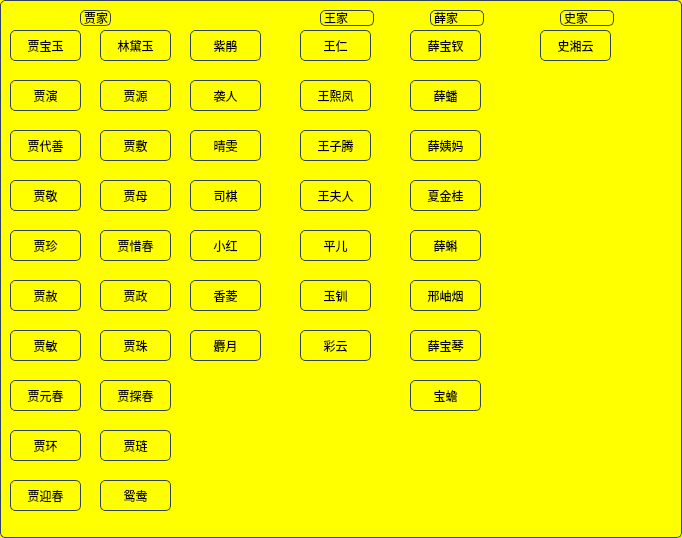
<?xml version="1.0" encoding="UTF-8"?>
<ui version="4.0">
 <class>Characterwindow</class>
 <widget class="QWidget" name="Characterwindow">
  <property name="geometry">
   <rect>
    <x>0</x>
    <y>0</y>
    <width>682</width>
    <height>538</height>
   </rect>
  </property>
  <property name="windowTitle">
   <string>Form</string>
  </property>
  <property name="styleSheet">
   <string notr="true">border-image:url(:/back/6.jpg);
    border: 1px solid #32435E;
    background:rgb(255, 255, 0);
    border-radius: 5px;
</string>
  </property>
  <widget class="QPushButton" name="c15">
   <property name="geometry">
    <rect>
     <x>10</x>
     <y>30</y>
     <width>71</width>
     <height>31</height>
    </rect>
   </property>
   <property name="styleSheet">
    <string notr="true">font: 10pt &quot;楷体&quot;;</string>
   </property>
   <property name="text">
    <string>贾宝玉</string>
   </property>
  </widget>
  <widget class="QPushButton" name="c1">
   <property name="geometry">
    <rect>
     <x>100</x>
     <y>30</y>
     <width>71</width>
     <height>31</height>
    </rect>
   </property>
   <property name="styleSheet">
    <string notr="true">font: 10pt &quot;楷体&quot;;</string>
   </property>
   <property name="text">
    <string>林黛玉</string>
   </property>
  </widget>
  <widget class="QPushButton" name="c35">
   <property name="geometry">
    <rect>
     <x>410</x>
     <y>30</y>
     <width>71</width>
     <height>31</height>
    </rect>
   </property>
   <property name="styleSheet">
    <string notr="true">font: 10pt &quot;楷体&quot;;</string>
   </property>
   <property name="text">
    <string>薛宝钗</string>
   </property>
  </widget>
  <widget class="QPushButton" name="c36">
   <property name="geometry">
    <rect>
     <x>410</x>
     <y>80</y>
     <width>71</width>
     <height>31</height>
    </rect>
   </property>
   <property name="styleSheet">
    <string notr="true">font: 10pt &quot;楷体&quot;;</string>
   </property>
   <property name="text">
    <string>薛蟠</string>
   </property>
  </widget>
  <widget class="QPushButton" name="c29">
   <property name="geometry">
    <rect>
     <x>300</x>
     <y>80</y>
     <width>71</width>
     <height>31</height>
    </rect>
   </property>
   <property name="styleSheet">
    <string notr="true">font: 10pt &quot;楷体&quot;;
</string>
   </property>
   <property name="text">
    <string>王熙凤</string>
   </property>
  </widget>
  <widget class="QLabel" name="label">
   <property name="geometry">
    <rect>
     <x>80</x>
     <y>10</y>
     <width>31</width>
     <height>16</height>
    </rect>
   </property>
   <property name="text">
    <string>贾家</string>
   </property>
  </widget>
  <widget class="QPushButton" name="c2">
   <property name="geometry">
    <rect>
     <x>10</x>
     <y>80</y>
     <width>71</width>
     <height>31</height>
    </rect>
   </property>
   <property name="styleSheet">
    <string notr="true">font: 10pt &quot;楷体&quot;;</string>
   </property>
   <property name="text">
    <string>贾演</string>
   </property>
  </widget>
  <widget class="QPushButton" name="c3">
   <property name="geometry">
    <rect>
     <x>100</x>
     <y>80</y>
     <width>71</width>
     <height>31</height>
    </rect>
   </property>
   <property name="styleSheet">
    <string notr="true">font: 10pt &quot;楷体&quot;;</string>
   </property>
   <property name="text">
    <string>贾源</string>
   </property>
  </widget>
  <widget class="QPushButton" name="c4">
   <property name="geometry">
    <rect>
     <x>10</x>
     <y>130</y>
     <width>71</width>
     <height>31</height>
    </rect>
   </property>
   <property name="styleSheet">
    <string notr="true">font: 10pt &quot;楷体&quot;;</string>
   </property>
   <property name="text">
    <string>贾代善</string>
   </property>
  </widget>
  <widget class="QPushButton" name="c5">
   <property name="geometry">
    <rect>
     <x>100</x>
     <y>130</y>
     <width>71</width>
     <height>31</height>
    </rect>
   </property>
   <property name="styleSheet">
    <string notr="true">font: 10pt &quot;楷体&quot;;</string>
   </property>
   <property name="text">
    <string>贾敷</string>
   </property>
  </widget>
  <widget class="QPushButton" name="c6">
   <property name="geometry">
    <rect>
     <x>10</x>
     <y>180</y>
     <width>71</width>
     <height>31</height>
    </rect>
   </property>
   <property name="styleSheet">
    <string notr="true">font: 10pt &quot;楷体&quot;;</string>
   </property>
   <property name="text">
    <string>贾敬</string>
   </property>
  </widget>
  <widget class="QPushButton" name="c7">
   <property name="geometry">
    <rect>
     <x>100</x>
     <y>180</y>
     <width>71</width>
     <height>31</height>
    </rect>
   </property>
   <property name="styleSheet">
    <string notr="true">font: 10pt &quot;楷体&quot;;</string>
   </property>
   <property name="text">
    <string>贾母</string>
   </property>
  </widget>
  <widget class="QPushButton" name="c8">
   <property name="geometry">
    <rect>
     <x>10</x>
     <y>230</y>
     <width>71</width>
     <height>31</height>
    </rect>
   </property>
   <property name="styleSheet">
    <string notr="true">font: 10pt &quot;楷体&quot;;</string>
   </property>
   <property name="text">
    <string>贾珍</string>
   </property>
  </widget>
  <widget class="QPushButton" name="c9">
   <property name="geometry">
    <rect>
     <x>100</x>
     <y>230</y>
     <width>71</width>
     <height>31</height>
    </rect>
   </property>
   <property name="styleSheet">
    <string notr="true">font: 10pt &quot;楷体&quot;;</string>
   </property>
   <property name="text">
    <string>贾惜春</string>
   </property>
  </widget>
  <widget class="QPushButton" name="c10">
   <property name="geometry">
    <rect>
     <x>10</x>
     <y>280</y>
     <width>71</width>
     <height>31</height>
    </rect>
   </property>
   <property name="styleSheet">
    <string notr="true">font: 10pt &quot;楷体&quot;;</string>
   </property>
   <property name="text">
    <string>贾赦</string>
   </property>
  </widget>
  <widget class="QPushButton" name="c11">
   <property name="geometry">
    <rect>
     <x>100</x>
     <y>280</y>
     <width>71</width>
     <height>31</height>
    </rect>
   </property>
   <property name="styleSheet">
    <string notr="true">font: 10pt &quot;楷体&quot;;</string>
   </property>
   <property name="text">
    <string>贾政</string>
   </property>
  </widget>
  <widget class="QPushButton" name="c12">
   <property name="geometry">
    <rect>
     <x>10</x>
     <y>330</y>
     <width>71</width>
     <height>31</height>
    </rect>
   </property>
   <property name="styleSheet">
    <string notr="true">font: 10pt &quot;楷体&quot;;</string>
   </property>
   <property name="text">
    <string>贾敏</string>
   </property>
  </widget>
  <widget class="QPushButton" name="c13">
   <property name="geometry">
    <rect>
     <x>100</x>
     <y>330</y>
     <width>71</width>
     <height>31</height>
    </rect>
   </property>
   <property name="styleSheet">
    <string notr="true">font: 10pt &quot;楷体&quot;;</string>
   </property>
   <property name="text">
    <string>贾珠</string>
   </property>
  </widget>
  <widget class="QPushButton" name="c14">
   <property name="geometry">
    <rect>
     <x>10</x>
     <y>380</y>
     <width>71</width>
     <height>31</height>
    </rect>
   </property>
   <property name="styleSheet">
    <string notr="true">font: 10pt &quot;楷体&quot;;</string>
   </property>
   <property name="text">
    <string>贾元春</string>
   </property>
  </widget>
  <widget class="QPushButton" name="c16">
   <property name="geometry">
    <rect>
     <x>100</x>
     <y>380</y>
     <width>71</width>
     <height>31</height>
    </rect>
   </property>
   <property name="styleSheet">
    <string notr="true">font: 10pt &quot;楷体&quot;;</string>
   </property>
   <property name="text">
    <string>贾探春</string>
   </property>
  </widget>
  <widget class="QPushButton" name="c17">
   <property name="geometry">
    <rect>
     <x>10</x>
     <y>430</y>
     <width>71</width>
     <height>31</height>
    </rect>
   </property>
   <property name="styleSheet">
    <string notr="true">font: 10pt &quot;楷体&quot;;</string>
   </property>
   <property name="text">
    <string>贾环</string>
   </property>
  </widget>
  <widget class="QPushButton" name="c18">
   <property name="geometry">
    <rect>
     <x>100</x>
     <y>430</y>
     <width>71</width>
     <height>31</height>
    </rect>
   </property>
   <property name="styleSheet">
    <string notr="true">font: 10pt &quot;楷体&quot;;</string>
   </property>
   <property name="text">
    <string>贾琏</string>
   </property>
  </widget>
  <widget class="QPushButton" name="c19">
   <property name="geometry">
    <rect>
     <x>10</x>
     <y>480</y>
     <width>71</width>
     <height>31</height>
    </rect>
   </property>
   <property name="styleSheet">
    <string notr="true">font: 10pt &quot;楷体&quot;;</string>
   </property>
   <property name="text">
    <string>贾迎春</string>
   </property>
  </widget>
  <widget class="QPushButton" name="c20">
   <property name="geometry">
    <rect>
     <x>100</x>
     <y>480</y>
     <width>71</width>
     <height>31</height>
    </rect>
   </property>
   <property name="styleSheet">
    <string notr="true">font: 10pt &quot;楷体&quot;;</string>
   </property>
   <property name="text">
    <string>鸳鸯</string>
   </property>
  </widget>
  <widget class="QPushButton" name="c21">
   <property name="geometry">
    <rect>
     <x>190</x>
     <y>30</y>
     <width>71</width>
     <height>31</height>
    </rect>
   </property>
   <property name="styleSheet">
    <string notr="true">font: 10pt &quot;楷体&quot;;</string>
   </property>
   <property name="text">
    <string>紫鹃</string>
   </property>
  </widget>
  <widget class="QPushButton" name="c22">
   <property name="geometry">
    <rect>
     <x>190</x>
     <y>80</y>
     <width>71</width>
     <height>31</height>
    </rect>
   </property>
   <property name="styleSheet">
    <string notr="true">font: 10pt &quot;楷体&quot;;</string>
   </property>
   <property name="text">
    <string>袭人</string>
   </property>
  </widget>
  <widget class="QPushButton" name="c23">
   <property name="geometry">
    <rect>
     <x>190</x>
     <y>130</y>
     <width>71</width>
     <height>31</height>
    </rect>
   </property>
   <property name="styleSheet">
    <string notr="true">font: 10pt &quot;楷体&quot;;</string>
   </property>
   <property name="text">
    <string>晴雯</string>
   </property>
  </widget>
  <widget class="QPushButton" name="c24">
   <property name="geometry">
    <rect>
     <x>190</x>
     <y>180</y>
     <width>71</width>
     <height>31</height>
    </rect>
   </property>
   <property name="styleSheet">
    <string notr="true">font: 10pt &quot;楷体&quot;;</string>
   </property>
   <property name="text">
    <string>司棋</string>
   </property>
  </widget>
  <widget class="QPushButton" name="c25">
   <property name="geometry">
    <rect>
     <x>190</x>
     <y>230</y>
     <width>71</width>
     <height>31</height>
    </rect>
   </property>
   <property name="styleSheet">
    <string notr="true">font: 10pt &quot;楷体&quot;;</string>
   </property>
   <property name="text">
    <string>小红</string>
   </property>
  </widget>
  <widget class="QPushButton" name="c26">
   <property name="geometry">
    <rect>
     <x>190</x>
     <y>280</y>
     <width>71</width>
     <height>31</height>
    </rect>
   </property>
   <property name="styleSheet">
    <string notr="true">font: 10pt &quot;楷体&quot;;</string>
   </property>
   <property name="text">
    <string>香菱</string>
   </property>
  </widget>
  <widget class="QPushButton" name="c27">
   <property name="geometry">
    <rect>
     <x>190</x>
     <y>330</y>
     <width>71</width>
     <height>31</height>
    </rect>
   </property>
   <property name="styleSheet">
    <string notr="true">font: 10pt &quot;楷体&quot;;</string>
   </property>
   <property name="text">
    <string>麝月</string>
   </property>
  </widget>
  <widget class="QPushButton" name="c28">
   <property name="geometry">
    <rect>
     <x>300</x>
     <y>30</y>
     <width>71</width>
     <height>31</height>
    </rect>
   </property>
   <property name="styleSheet">
    <string notr="true">font: 10pt &quot;楷体&quot;;</string>
   </property>
   <property name="text">
    <string>王仁</string>
   </property>
  </widget>
  <widget class="QLabel" name="label_2">
   <property name="geometry">
    <rect>
     <x>320</x>
     <y>10</y>
     <width>54</width>
     <height>16</height>
    </rect>
   </property>
   <property name="text">
    <string>王家</string>
   </property>
  </widget>
  <widget class="QPushButton" name="c37">
   <property name="geometry">
    <rect>
     <x>410</x>
     <y>130</y>
     <width>71</width>
     <height>31</height>
    </rect>
   </property>
   <property name="styleSheet">
    <string notr="true">font: 10pt &quot;楷体&quot;;</string>
   </property>
   <property name="text">
    <string>薛姨妈</string>
   </property>
  </widget>
  <widget class="QPushButton" name="c30">
   <property name="geometry">
    <rect>
     <x>300</x>
     <y>130</y>
     <width>71</width>
     <height>31</height>
    </rect>
   </property>
   <property name="styleSheet">
    <string notr="true">font: 10pt &quot;楷体&quot;;</string>
   </property>
   <property name="text">
    <string>王子腾</string>
   </property>
  </widget>
  <widget class="QPushButton" name="c31">
   <property name="geometry">
    <rect>
     <x>300</x>
     <y>180</y>
     <width>71</width>
     <height>31</height>
    </rect>
   </property>
   <property name="styleSheet">
    <string notr="true">font: 10pt &quot;楷体&quot;;</string>
   </property>
   <property name="text">
    <string>王夫人</string>
   </property>
  </widget>
  <widget class="QPushButton" name="c32">
   <property name="geometry">
    <rect>
     <x>300</x>
     <y>230</y>
     <width>71</width>
     <height>31</height>
    </rect>
   </property>
   <property name="styleSheet">
    <string notr="true">font: 10pt &quot;楷体&quot;;</string>
   </property>
   <property name="text">
    <string>平儿</string>
   </property>
  </widget>
  <widget class="QPushButton" name="c33">
   <property name="geometry">
    <rect>
     <x>300</x>
     <y>280</y>
     <width>71</width>
     <height>31</height>
    </rect>
   </property>
   <property name="styleSheet">
    <string notr="true">font: 10pt &quot;楷体&quot;;</string>
   </property>
   <property name="text">
    <string>玉钏</string>
   </property>
  </widget>
  <widget class="QPushButton" name="c34">
   <property name="geometry">
    <rect>
     <x>300</x>
     <y>330</y>
     <width>71</width>
     <height>31</height>
    </rect>
   </property>
   <property name="styleSheet">
    <string notr="true">font: 10pt &quot;楷体&quot;;</string>
   </property>
   <property name="text">
    <string>彩云</string>
   </property>
  </widget>
  <widget class="QPushButton" name="c38">
   <property name="geometry">
    <rect>
     <x>410</x>
     <y>180</y>
     <width>71</width>
     <height>31</height>
    </rect>
   </property>
   <property name="styleSheet">
    <string notr="true">font: 10pt &quot;楷体&quot;;</string>
   </property>
   <property name="text">
    <string>夏金桂</string>
   </property>
  </widget>
  <widget class="QLabel" name="label_3">
   <property name="geometry">
    <rect>
     <x>430</x>
     <y>10</y>
     <width>54</width>
     <height>16</height>
    </rect>
   </property>
   <property name="text">
    <string>薛家</string>
   </property>
  </widget>
  <widget class="QPushButton" name="c39">
   <property name="geometry">
    <rect>
     <x>410</x>
     <y>230</y>
     <width>71</width>
     <height>31</height>
    </rect>
   </property>
   <property name="styleSheet">
    <string notr="true">font: 10pt &quot;楷体&quot;;</string>
   </property>
   <property name="text">
    <string>薛蝌</string>
   </property>
  </widget>
  <widget class="QPushButton" name="c40">
   <property name="geometry">
    <rect>
     <x>410</x>
     <y>280</y>
     <width>71</width>
     <height>31</height>
    </rect>
   </property>
   <property name="styleSheet">
    <string notr="true">font: 10pt &quot;楷体&quot;;</string>
   </property>
   <property name="text">
    <string>邢岫烟</string>
   </property>
  </widget>
  <widget class="QPushButton" name="c41">
   <property name="geometry">
    <rect>
     <x>410</x>
     <y>330</y>
     <width>71</width>
     <height>31</height>
    </rect>
   </property>
   <property name="styleSheet">
    <string notr="true">font: 10pt &quot;楷体&quot;;</string>
   </property>
   <property name="text">
    <string>薛宝琴</string>
   </property>
  </widget>
  <widget class="QPushButton" name="c38_2">
   <property name="geometry">
    <rect>
     <x>410</x>
     <y>380</y>
     <width>71</width>
     <height>31</height>
    </rect>
   </property>
   <property name="styleSheet">
    <string notr="true">font: 10pt &quot;楷体&quot;;</string>
   </property>
   <property name="text">
    <string>宝蟾</string>
   </property>
  </widget>
  <widget class="QLabel" name="label_4">
   <property name="geometry">
    <rect>
     <x>560</x>
     <y>10</y>
     <width>54</width>
     <height>16</height>
    </rect>
   </property>
   <property name="text">
    <string>史家</string>
   </property>
  </widget>
  <widget class="QPushButton" name="c42">
   <property name="geometry">
    <rect>
     <x>540</x>
     <y>30</y>
     <width>71</width>
     <height>31</height>
    </rect>
   </property>
   <property name="styleSheet">
    <string notr="true">font: 10pt &quot;楷体&quot;;</string>
   </property>
   <property name="text">
    <string>史湘云</string>
   </property>
  </widget>
 </widget>
 <resources/>
 <connections/>
</ui>
